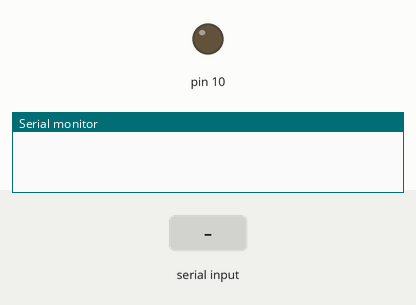
A sketch run on a simulated Arduino Uno, built with avr-gcc and run on an emulated ATmega328P. Parts: output pins drawn as LEDs (lit = HIGH), the last lines printed to the serial monitor. The inputs (shaded band) are chosen by the test bench.

Above: at 1.2 s.
1.3 s: "1" received over Serial
At 2.1 s:
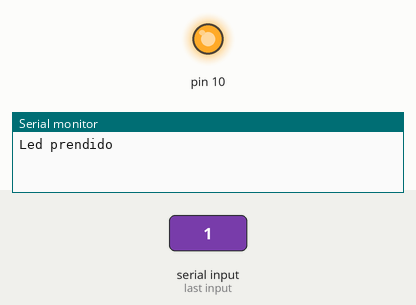
2.8 s: "0" received over Serial
At 3.2 s:
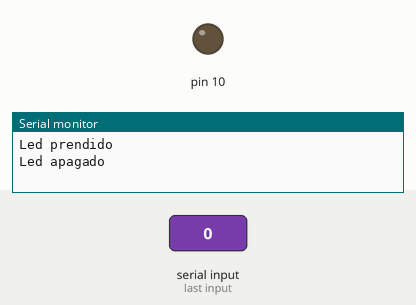
Timing chart, 0 to 5.8 s (numbered marks = the images above; inputs shaded):
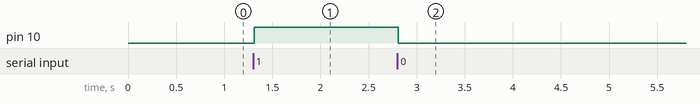

The sketch:

Slave_serial.ino
```cpp
int value = 0;
void setup() {
  Serial.begin(9600);
  pinMode(10, OUTPUT);
}
void loop() {
  value = Serial.read();
  delay(5);
  if (value == '1')
  {
    digitalWrite(10, HIGH);
    Serial.println("Led prendido");
  }
  else if (value == '0')
  {
    digitalWrite(10, LOW);
    Serial.println("Led apagado");
  }

}
```

Measured:
- after the input at 1.3 s, pin 10: LOW → HIGH at once
- after the input at 2.8 s, pin 10: HIGH → LOW at once
